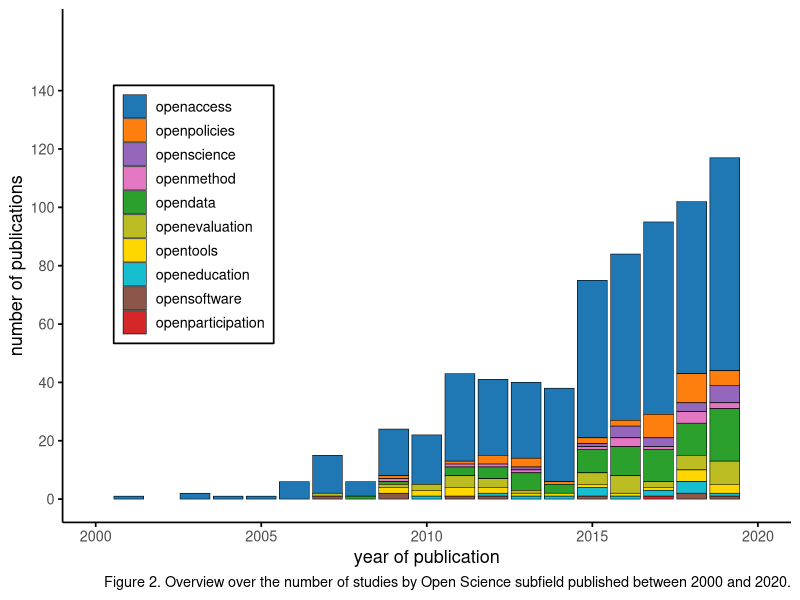
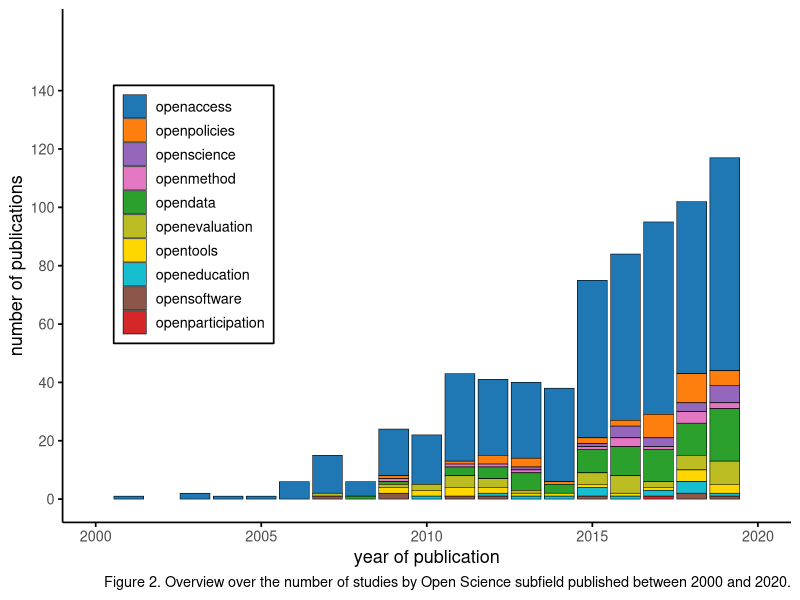
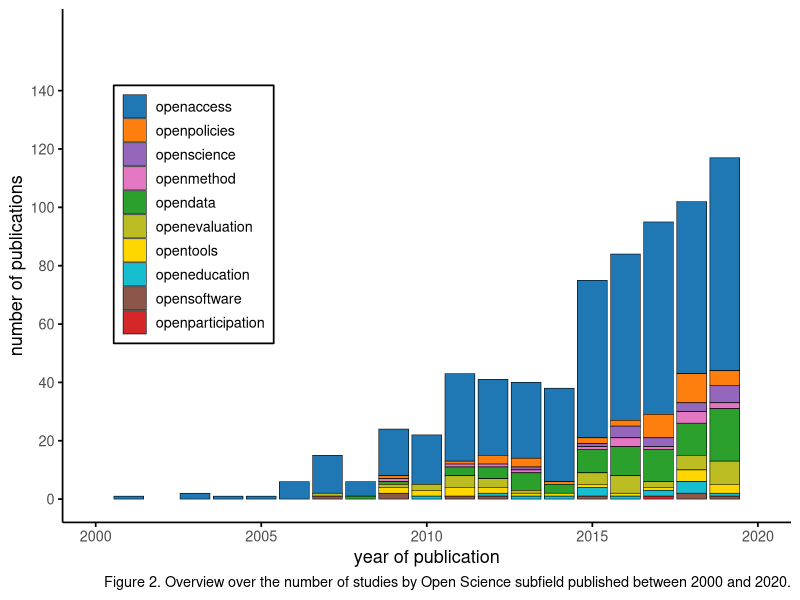

Reproduce these figures in R, in order. (Note: this script raises an error after producing the figures.)
# script : figure2_clean_data.R
# Purpose : clean and prepare data for Figure 2 replication

library(tidyverse)

# Load the data
maposr <- read_csv("data/mapOSR_data_V5_9_3_220419_coded_clean.csv")

# -------------------------
# Clean the Action column
# -------------------------

clean_data <- maposr %>%
  # keep only the columns we need for Figure 2
  select(`Publication Year`, Action) %>%
  
  # drop rows where year or action is missing
  filter(!is.na(`Publication Year`), !is.na(Action)) %>%
  
  # remove square brackets and quotes from the Action text
  mutate(Action = str_remove_all(Action, "\\[|\\]|'")) %>%
  
  # split entries like "openaccess, opendata" into separate rows
  separate_rows(Action, sep = ", ") %>%
  
  # trim extra spaces
  mutate(Action = str_trim(Action))

head(clean_data)

# make sure Action (subfield) has the correct order
# this controls the stacking order in the bar chart
clean_data$Action <- factor(
  clean_data$Action,
  levels = c(
    "openaccess",       # bottom (blue)
    "openpolicies",
    "openscience",
    "openmethod",
    "opendata",
    "openevaluation",
    "opentools",
    "openeducation",
    "opensoftware",
    "openparticipation" # top
  )
)


# ---------------------------------
# Count publications per year × subfield
# ---------------------------------
fig2_counts <- clean_data %>%
  filter(`Publication Year` >= 2000,
         `Publication Year` <= 2020) %>%
  group_by(`Publication Year`, Action) %>%
  summarise(n = n(), .groups = "drop")


# Look at the counts
head(fig2_counts)

# Column Publication Year = year of the studies
#Column Action = subfield (openaccess, opendata, etc.)
#Column n = number of publications in that year in that subfield


# ---------------------------------
# Plot Figure 2: stacked bar chart
# ---------------------------------

# setting the sub field order, so that the stacked order matches the paper

#fig2_counts$Action <- factor(
 # fig2_counts$Action,
  #levels = c(
  #  "openaccess",
   # "opendata",
#    "openpolicies",
 #   "openscience",
  #  "openmethod",
#    "openevaluation",
 #   "opentools",
#    "openeducation",
#    "opensoftware",
 #   "openparticipation"
#  )
#)


# defining the custom colours for the graph 

paper_colors <- c(
  openaccess       = "#1F77B4",   # dark blue
  openpolicies     = "#FF7F0E",   # orange
  openscience      = "#9467BD",   # purple
  openmethod       = "#E377C2",   # pink
  opendata         = "#2CA02C",   # green
  openevaluation   = "#BCBD22",   # yellowish
  opentools        = "#FFD700",   # gold yellow
  openeducation    = "#17BECF",   # teal
  opensoftware     = "#8C564B",   # brownish
  openparticipation = "#D62728"   # red
)


fig2_plot <- ggplot(fig2_counts,
                    aes(x = `Publication Year`,
                        y = n,
                        fill = Action)) +
  geom_col(color = "black", size = 0.2) +   # thin black borders
  scale_fill_manual(values = paper_colors) +
  scale_x_continuous(
    breaks = seq(2000, 2020, 5),    # ticks every 5 years
    limits = c(2000, 2020)          # show only 2000–2020
  )+
  scale_y_continuous(breaks = seq(0, 140, 20), limits = c(0, 160)) +
  
  theme_minimal(base_size = 13) +
  theme(
    panel.grid = element_blank(),            # remove gridlines
    axis.line = element_line(colour = "black"),
    axis.ticks = element_line(colour = "black"),
    legend.title = element_blank(),
    legend.position = c(0.18, 0.60),         # inside the plot, like the paper
    legend.background = element_rect(fill = "white", color = "black")
  ) +
  labs(
    x = "year of publication",
    y = "number of publications",
    caption = "Figure 2. Overview over the number of studies by Open Science subfield published between 2000 and 2020."
  )


fig2_plot

# save Figure 2 to the outputs folder
ggsave(
  filename = "outputs/figure2_replication.png",
  plot     = fig2_plot,
  width    = 8,      # inches
  height   = 4,      # adjust if you like
  dpi      = 300
)

ggsave(
  filename = "outputs/figure2_replication.pdf",
  plot     = fig2_plot,
  width    = 10,
  height   = 4
)

# save processed data used for Figure 2
write_csv(clean_data, "outputs/figure2_clean_data.csv")
write_csv(fig2_counts, "outputs/figure2_counts.csv")
